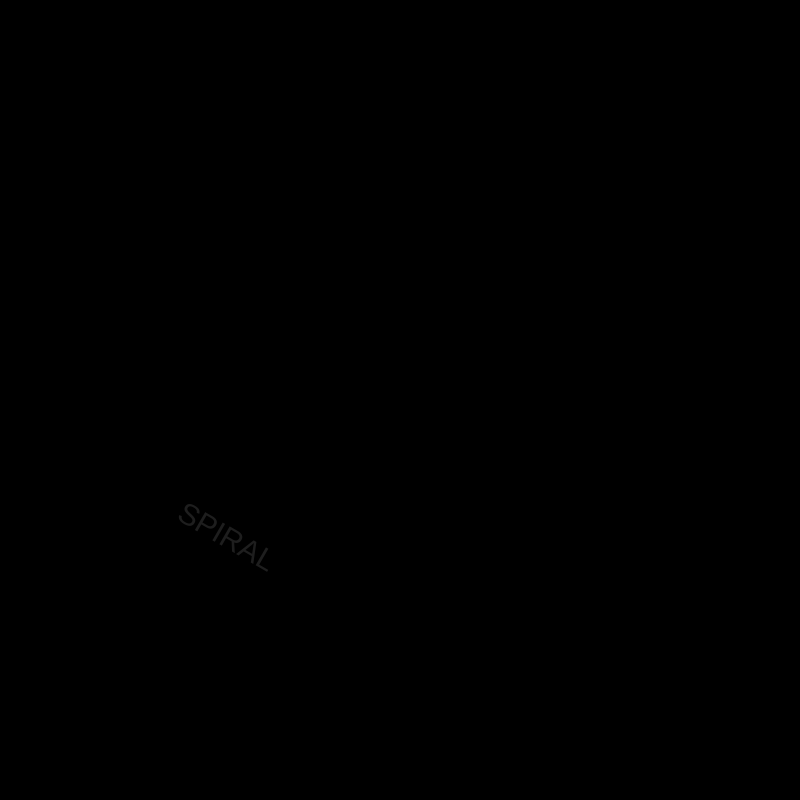
Frame 1 (no input)
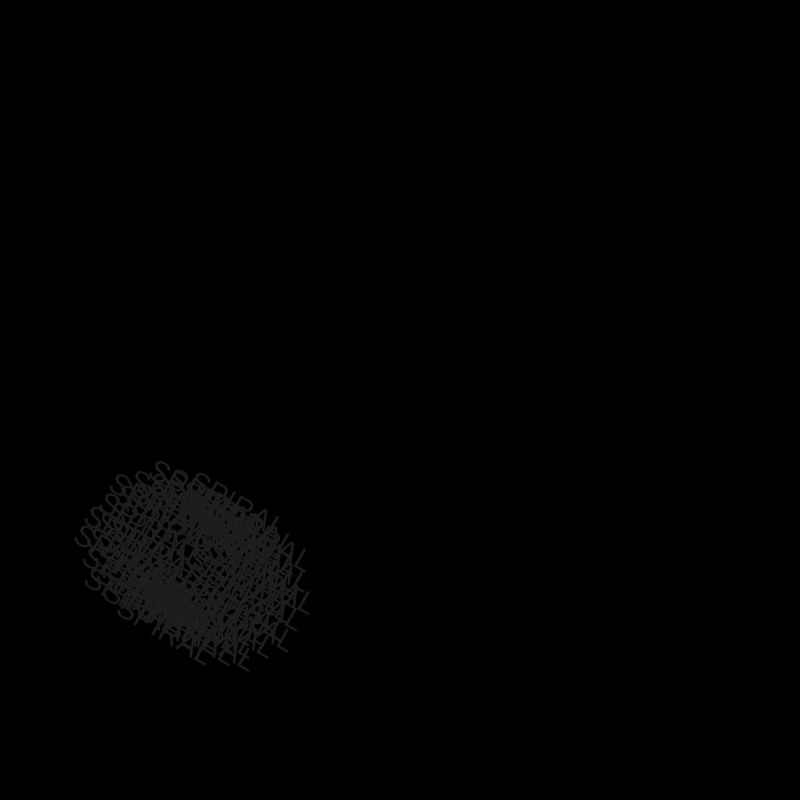
Frame 60 (no input)
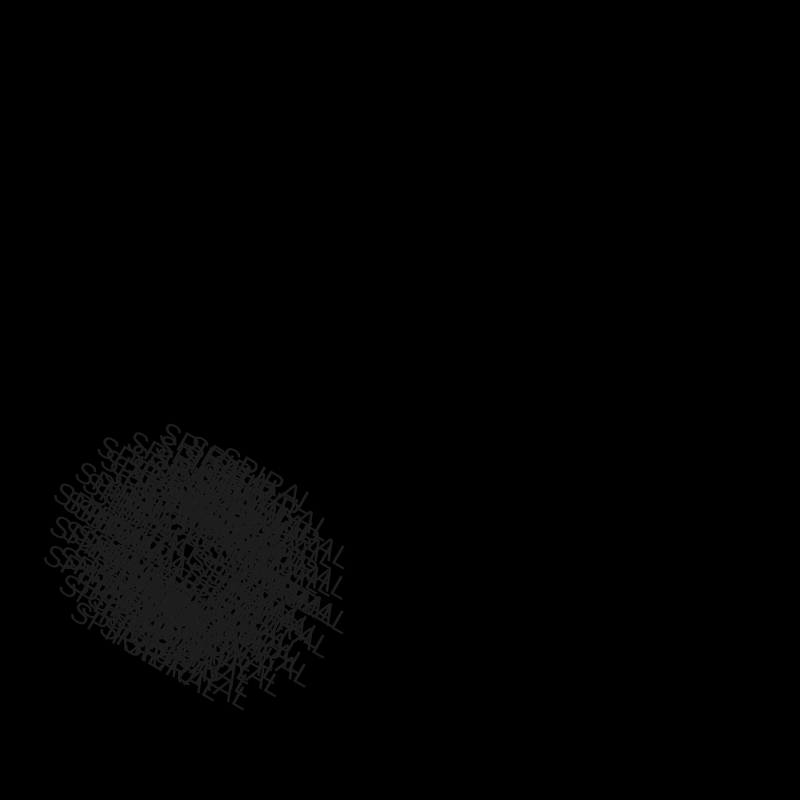
Frame 120 (the mouse pressed at the canvas centre since frame 60)

The p5.js sketch that drew these frames (run headless with seeded random() and noise() and a simulated clock; from frame 60 on, the mouse is pressed at the canvas centre):

// p5.js sketch
// ── sketch.js
/* 
Aira Dolfo
Instructor: Ben
Assignment 9: Interaction Poster

SPIRAL

*/

//background slider
let sizeColor = 0;
let sizeSlider;

//type slider
let typeColor = 0;
let typeSlider;

var angle = 5; 
var offset = 400; 
var scalar = 40; 
var speed = 0.6;
let ts = 20;

function setup(){
  createCanvas(800, 800);
  background(0, 0, 0);
  
  const labelSpace = 30;
  const labelStartY = 20;
  const labelStartX = 820;
  
  const typeLabel = createDiv("Color");
  const sizeLabel = createDiv("Size");
  
  typeLabel.position(labelStartX, labelStartY);
  sizeLabel.position(labelStartX, labelStartY + labelSpace);
  
  const sliderSpace = 50;
  typeSlider = createSlider(0, 255, 30, 1);
  sizeSlider = createSlider(0, 100, 30, 1);
  
  typeSlider.position(labelStartX + sliderSpace, labelStartY)
  sizeSlider.position(labelStartX + sliderSpace, labelStartY + labelSpace);
}


function draw(){
  
  var x = offset + cos(angle) * scalar;
  var y = offset + sin(angle) * scalar;
  
  rotate(PI/6);
  fill(typeSlider.value());
  type = typeSlider.value();

  textSize(sizeSlider.value());
  
  text('SPIRAL', x, y)

  angle += speed;
  scalar += speed;
  
}
